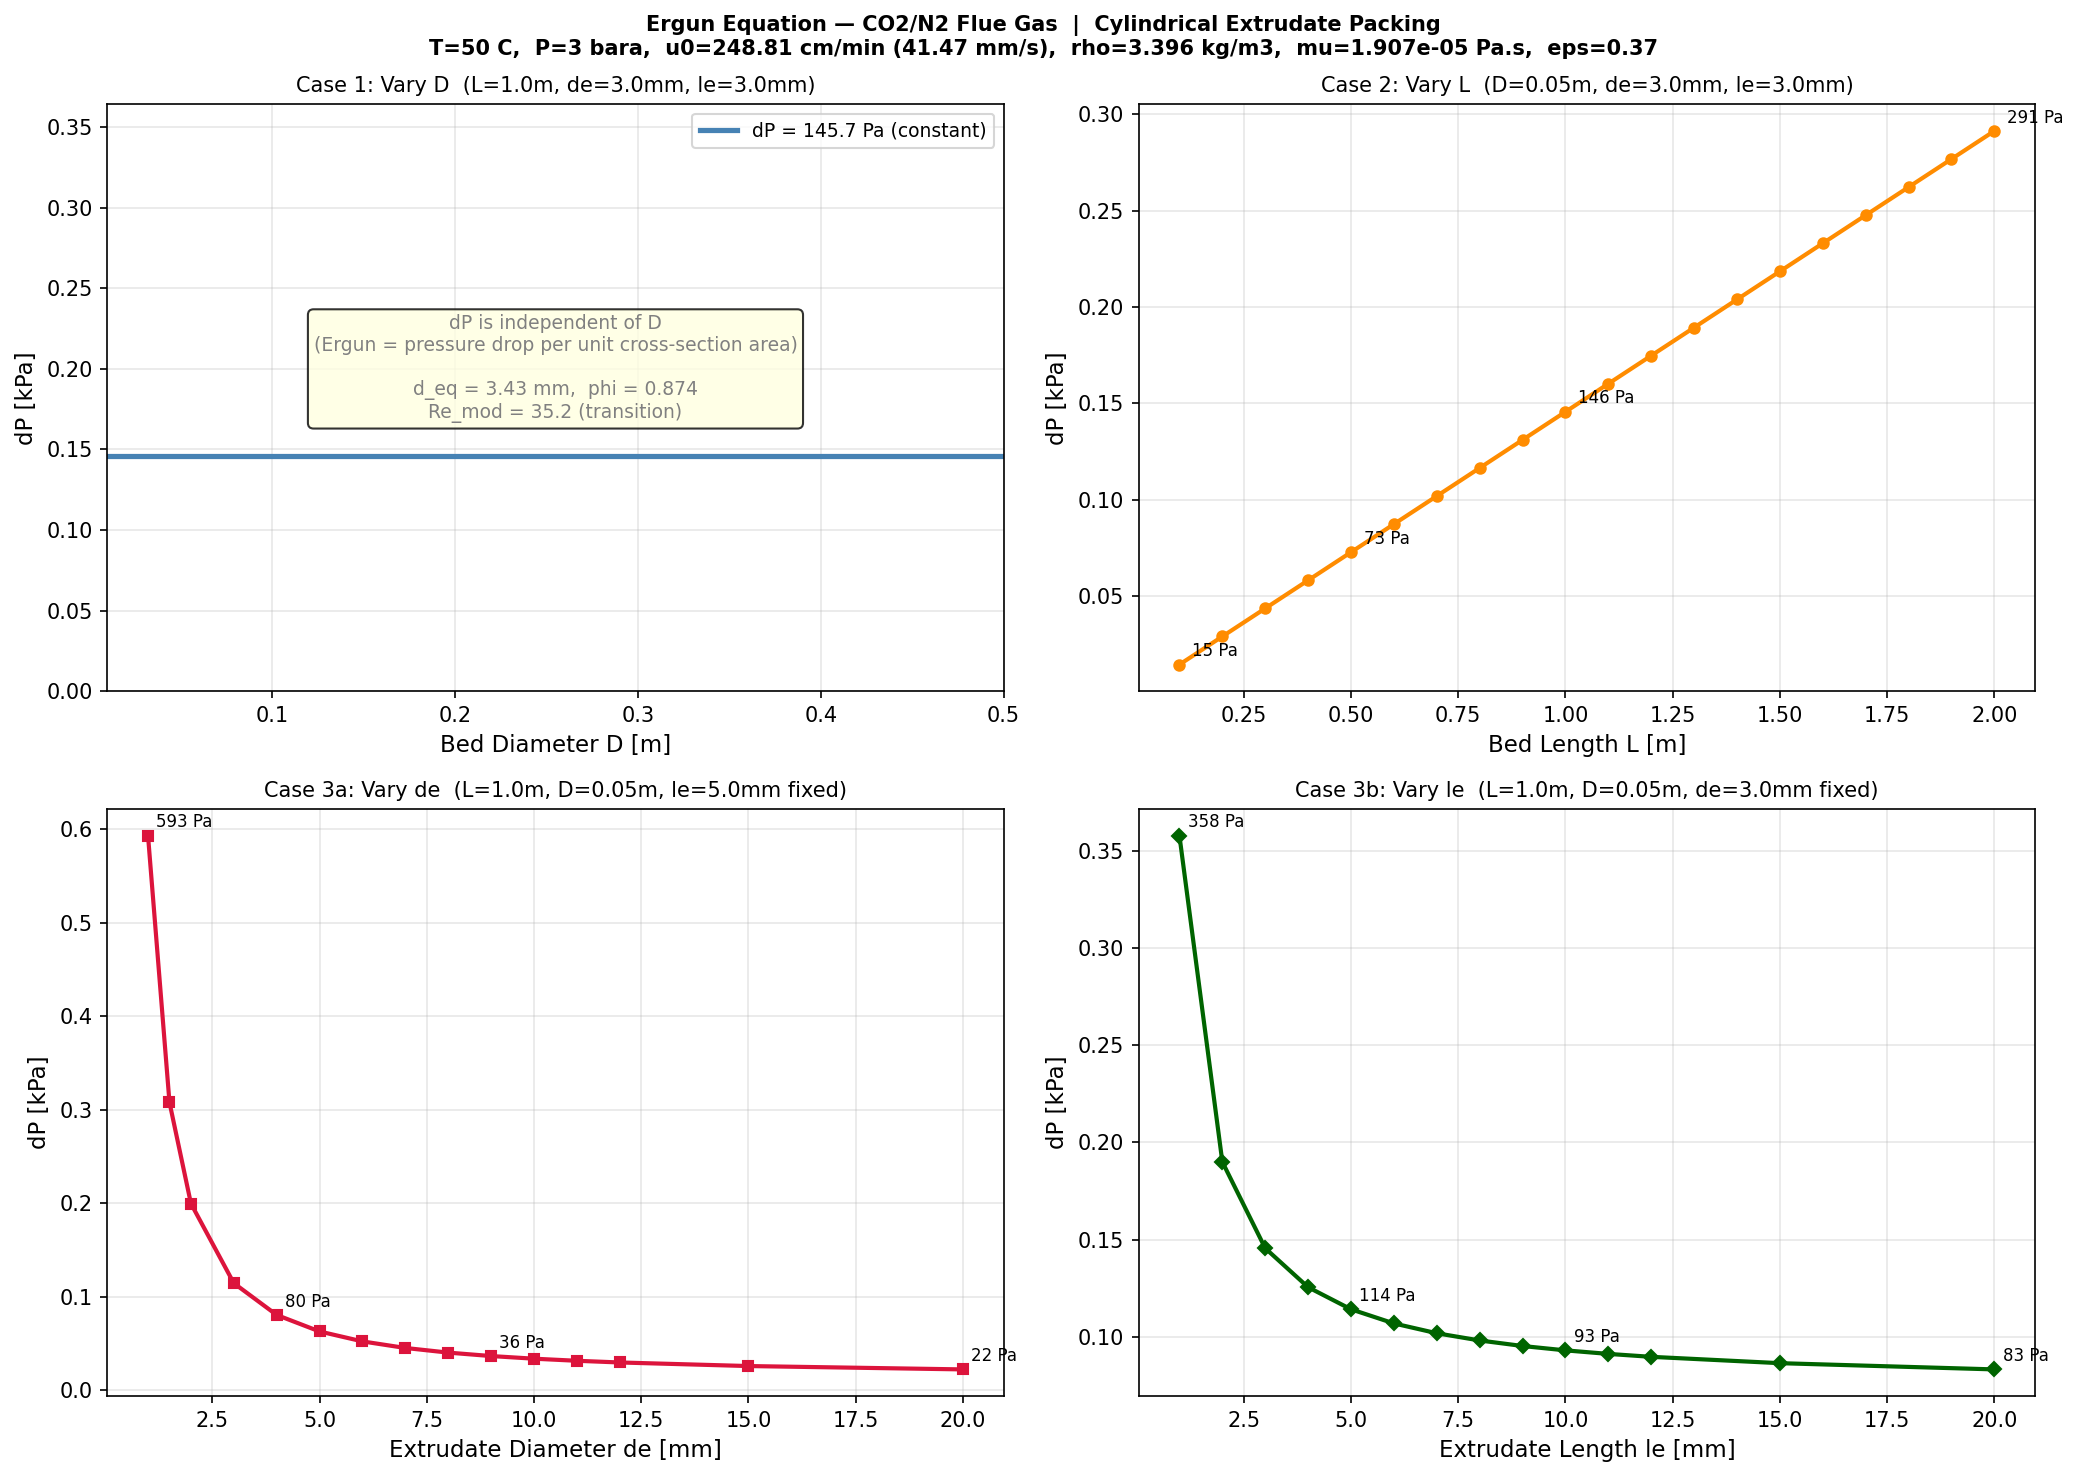

This chart was generated by the following Python code:
"""
Ergun Equation Parametric Study — Packed Bed (CO2/N2 Flue Gas)
================================================================
Geometry: Cylindrical extrudate (not sphere)
  - Equivalent diameter: d_eq = (3/2 * de^2 * le)^(1/3)
  - Sphericity: phi = pi*d_eq^2 / A_surface_cylinder

Ergun Equation:
  dP/L = 150*mu*u0*(1-eps)^2 / (phi^2 * d_eq^2 * eps^3)
       + 1.75*rho*u0^2*(1-eps) / (phi * d_eq * eps^3)

Units: SI throughout (Pa, m, kg/m3, Pa.s, m/s)
"""

import numpy as np
import matplotlib.pyplot as plt
import sys
from pathlib import Path

SCRIPT_DIR = Path(__file__).parent  # save output next to this script

# ============================================================
# GLOBAL PARAMETERS — edit here
# ============================================================

# --- Fluid: CO2/N2 flue gas ---
COMPOSITION_CO2 = 0.15          # mol fraction CO2
COMPOSITION_N2  = 0.85          # mol fraction N2

T_C  = 50.0                     # Temperature [C]
T_K  = T_C + 273.15             # Temperature [K]
P_Pa = 3.0 * 1e5                # Pressure [Pa]  (3 bara)

# Viscosity @ 50C (pressure negligible for gas viscosity)
MU_CO2 = 1.61e-5                # Pa.s
MU_N2  = 1.96e-5                # Pa.s
MU = COMPOSITION_CO2 * MU_CO2 + COMPOSITION_N2 * MU_N2

# Density — ideal gas
M_CO2 = 0.04401                 # kg/mol
M_N2  = 0.02801                 # kg/mol
M_MIX = COMPOSITION_CO2 * M_CO2 + COMPOSITION_N2 * M_N2
R     = 8.314
RHO   = (P_Pa * M_MIX) / (R * T_K)

# --- Packing ---
EPS = 0.37                      # void fraction (typical random extrudate packing)

# --- Operating condition ---
U0_CM_MIN = 248.81              # superficial velocity [cm/min]
U0 = U0_CM_MIN / 100.0 / 60.0  # [m/s]

# ============================================================
# PARAMETRIC RANGES — edit here
# ============================================================

# Case 1: Vary Bed Diameter D  (fix L, de, le)
D_RANGE     = np.array([0.01, 0.016, 0.02, 0.03, 0.04, 0.05,
                         0.06, 0.07, 0.08, 0.09, 0.10, 0.20,
                         0.30, 0.40, 0.50])
FIXED_L_C1  = 1.0
FIXED_DE_C1 = 3e-3
FIXED_LE_C1 = 3e-3

# Case 2: Vary Bed Length L  (fix D, de, le)
L_RANGE     = np.round(np.arange(0.1, 2.1, 0.1), 2)
FIXED_D_C2  = 0.05
FIXED_DE_C2 = 3e-3
FIXED_LE_C2 = 3e-3

# Case 3a: Vary extrudate diameter de  (fix L, D, le)
DE_RANGE     = np.array([0.001, 0.0015, 0.002, 0.003, 0.004,
                          0.005, 0.006, 0.007, 0.008, 0.009,
                          0.010, 0.011, 0.012, 0.015, 0.020])
FIXED_L_C3A  = 1.0
FIXED_D_C3A  = 0.05
FIXED_LE_C3A = 5e-3

# Case 3b: Vary extrudate length le  (fix L, D, de)
LE_RANGE     = np.array([0.001, 0.002, 0.003, 0.004, 0.005,
                          0.006, 0.007, 0.008, 0.009, 0.010,
                          0.011, 0.012, 0.015, 0.020])
FIXED_L_C3B  = 1.0
FIXED_D_C3B  = 0.05
FIXED_DE_C3B = 3e-3

# ============================================================
# EXTRUDATE GEOMETRY
# ============================================================

def extrudate_deq(de, le):
    """Volume-equivalent sphere diameter [m]."""
    return (1.5 * de**2 * le) ** (1.0/3.0)

def extrudate_phi(de, le):
    """Sphericity of cylindrical extrudate."""
    d_eq  = extrudate_deq(de, le)
    A_sph = np.pi * d_eq**2
    A_cyl = 0.5 * np.pi * de**2 + np.pi * de * le
    return A_sph / A_cyl

# ============================================================
# CORE ERGUN
# ============================================================

def ergun_dP(L, d_eq, phi, u0=U0, mu=MU, rho=RHO, eps=EPS):
    """Total pressure drop [Pa]."""
    dP_dL = (
        150 * mu * u0 * (1 - eps)**2 / (phi**2 * d_eq**2 * eps**3)
        + 1.75 * rho * u0**2 * (1 - eps) / (phi * d_eq * eps**3)
    )
    return dP_dL * L

def reynolds_mod(d_eq, phi, u0=U0, mu=MU, rho=RHO, eps=EPS):
    return rho * u0 * phi * d_eq / (mu * (1 - eps))

def flow_regime(Re):
    if Re < 10:   return "viscous"
    if Re > 1000: return "turbulent"
    return "transition"

def ergun_extrudate(L, de, le, **kw):
    """ΔP from extrudate dimensions directly."""
    return ergun_dP(L, extrudate_deq(de, le), extrudate_phi(de, le), **kw)

# ============================================================
# COMPUTE ALL CASES
# ============================================================

dP_C1  = ergun_extrudate(FIXED_L_C1, FIXED_DE_C1, FIXED_LE_C1)
dP_C2  = np.array([ergun_extrudate(L, FIXED_DE_C2, FIXED_LE_C2) for L in L_RANGE])
dP_C3A = np.array([ergun_extrudate(FIXED_L_C3A, de, FIXED_LE_C3A) for de in DE_RANGE])
dP_C3B = np.array([ergun_extrudate(FIXED_L_C3B, FIXED_DE_C3B, le) for le in LE_RANGE])

# ============================================================
# PLOTTING
# ============================================================

fig, axes = plt.subplots(2, 2, figsize=(14, 10))
fig.suptitle(
    f"Ergun Equation — CO2/N2 Flue Gas  |  Cylindrical Extrudate Packing\n"
    f"T={T_C:.0f} C,  P={P_Pa/1e5:.0f} bara,  "
    f"u0={U0_CM_MIN:.2f} cm/min ({U0*1000:.2f} mm/s),  "
    f"rho={RHO:.3f} kg/m3,  mu={MU:.3e} Pa.s,  eps={EPS}",
    fontsize=10, fontweight='bold'
)

# Case 1
ax1 = axes[0, 0]
d_eq_c1 = extrudate_deq(FIXED_DE_C1, FIXED_LE_C1)
phi_c1  = extrudate_phi(FIXED_DE_C1, FIXED_LE_C1)
Re_c1   = reynolds_mod(d_eq_c1, phi_c1)
ax1.axhline(dP_C1 / 1000, color='steelblue', lw=2.5,
            label=f"dP = {dP_C1:.1f} Pa (constant)")
ax1.set_xlim([D_RANGE.min(), D_RANGE.max()])
ax1.set_ylim([0, dP_C1 / 1000 * 2.5])
ax1.set_xlabel("Bed Diameter D [m]", fontsize=11)
ax1.set_ylabel("dP [kPa]", fontsize=11)
ax1.set_title(
    f"Case 1: Vary D  (L={FIXED_L_C1}m, de={FIXED_DE_C1*1000:.1f}mm, le={FIXED_LE_C1*1000:.1f}mm)",
    fontsize=10)
ax1.text(0.5, 0.55,
    f"dP is independent of D\n(Ergun = pressure drop per unit cross-section area)\n\n"
    f"d_eq = {d_eq_c1*1000:.2f} mm,  phi = {phi_c1:.3f}\nRe_mod = {Re_c1:.1f} ({flow_regime(Re_c1)})",
    transform=ax1.transAxes, ha='center', va='center', fontsize=9, color='gray',
    bbox=dict(boxstyle='round', facecolor='lightyellow', alpha=0.8))
ax1.legend(fontsize=9)
ax1.grid(True, alpha=0.3)

# Case 2
ax2 = axes[0, 1]
ax2.plot(L_RANGE, dP_C2 / 1000, 'o-', color='darkorange', lw=2, ms=5)
for idx in [0, 4, 9, -1]:
    ax2.annotate(f"{dP_C2[idx]:.0f} Pa",
                 (L_RANGE[idx], dP_C2[idx]/1000),
                 textcoords="offset points", xytext=(6, 4), fontsize=8)
ax2.set_xlabel("Bed Length L [m]", fontsize=11)
ax2.set_ylabel("dP [kPa]", fontsize=11)
ax2.set_title(
    f"Case 2: Vary L  (D={FIXED_D_C2}m, de={FIXED_DE_C2*1000:.1f}mm, le={FIXED_LE_C2*1000:.1f}mm)",
    fontsize=10)
ax2.grid(True, alpha=0.3)

# Case 3a
ax3 = axes[1, 0]
ax3.plot(DE_RANGE * 1000, dP_C3A / 1000, 's-', color='crimson', lw=2, ms=5)
for idx in [0, 4, 9, -1]:
    ax3.annotate(f"{dP_C3A[idx]:.0f} Pa",
                 (DE_RANGE[idx]*1000, dP_C3A[idx]/1000),
                 textcoords="offset points", xytext=(4, 4), fontsize=8)
ax3.set_xlabel("Extrudate Diameter de [mm]", fontsize=11)
ax3.set_ylabel("dP [kPa]", fontsize=11)
ax3.set_title(
    f"Case 3a: Vary de  (L={FIXED_L_C3A}m, D={FIXED_D_C3A}m, le={FIXED_LE_C3A*1000:.1f}mm fixed)",
    fontsize=10)
ax3.grid(True, alpha=0.3)

# Case 3b
ax4 = axes[1, 1]
ax4.plot(LE_RANGE * 1000, dP_C3B / 1000, 'D-', color='darkgreen', lw=2, ms=5)
for idx in [0, 4, 9, -1]:
    ax4.annotate(f"{dP_C3B[idx]:.0f} Pa",
                 (LE_RANGE[idx]*1000, dP_C3B[idx]/1000),
                 textcoords="offset points", xytext=(4, 4), fontsize=8)
ax4.set_xlabel("Extrudate Length le [mm]", fontsize=11)
ax4.set_ylabel("dP [kPa]", fontsize=11)
ax4.set_title(
    f"Case 3b: Vary le  (L={FIXED_L_C3B}m, D={FIXED_D_C3B}m, de={FIXED_DE_C3B*1000:.1f}mm fixed)",
    fontsize=10)
ax4.grid(True, alpha=0.3)

plt.tight_layout()
plt.savefig(SCRIPT_DIR / "ergun_study.png", dpi=150, bbox_inches='tight')

# ============================================================
# TERMINAL SUMMARY
# ============================================================

print("=" * 65)
print("  FLUID PROPERTIES")
print("=" * 65)
print(f"  T         = {T_C} C  ({T_K:.2f} K)")
print(f"  P         = {P_Pa/1e5:.1f} bara")
print(f"  u0        = {U0_CM_MIN} cm/min  =  {U0:.5f} m/s")
print(f"  rho       = {RHO:.4f} kg/m3")
print(f"  mu        = {MU:.4e} Pa.s")
print(f"  M_mix     = {M_MIX*1000:.2f} g/mol")
print("=" * 65)

print("\n  Case 2: dP vs L")
print(f"  {'L [m]':>7}  {'dP [Pa]':>10}  {'dP [kPa]':>10}")
for L, dP in zip(L_RANGE, dP_C2):
    print(f"  {L:>7.1f}  {dP:>10.1f}  {dP/1000:>10.3f}")

print("\n  Case 3a: dP vs de  (le fixed)")
print(f"  {'de[mm]':>7}  {'d_eq[mm]':>9}  {'phi':>6}  {'dP [Pa]':>10}")
for de, dP in zip(DE_RANGE, dP_C3A):
    deq = extrudate_deq(de, FIXED_LE_C3A)
    phi = extrudate_phi(de, FIXED_LE_C3A)
    print(f"  {de*1000:>7.2f}  {deq*1000:>9.3f}  {phi:>6.3f}  {dP:>10.1f}")

print("\n  Case 3b: dP vs le  (de fixed)")
print(f"  {'le[mm]':>7}  {'d_eq[mm]':>9}  {'phi':>6}  {'dP [Pa]':>10}")
for le, dP in zip(LE_RANGE, dP_C3B):
    deq = extrudate_deq(FIXED_DE_C3B, le)
    phi = extrudate_phi(FIXED_DE_C3B, le)
    print(f"  {le*1000:>7.2f}  {deq*1000:>9.3f}  {phi:>6.3f}  {dP:>10.1f}")

print(f"\nPlot saved -> {SCRIPT_DIR / 'ergun_study.png'}")

# ============================================================
# FUNCTION INTERFACE
# Usage: python ergun_study.py L de le [D] [u0_cm_min]
# ============================================================

def query(L, de, le, D=None, u0=U0, mu=MU, rho=RHO, eps=EPS):
    d_eq = extrudate_deq(de, le)
    phi  = extrudate_phi(de, le)
    dP   = ergun_dP(L, d_eq, phi, u0=u0, mu=mu, rho=rho, eps=eps)
    Re   = reynolds_mod(d_eq, phi, u0=u0, mu=mu, rho=rho, eps=eps)
    print("\n" + "=" * 55)
    print("  ERGUN QUERY RESULT")
    print("=" * 55)
    print(f"  L      = {L} m")
    print(f"  de     = {de*1000:.3f} mm")
    print(f"  le     = {le*1000:.3f} mm")
    print(f"  d_eq   = {d_eq*1000:.3f} mm  (volume-equiv. sphere)")
    print(f"  phi    = {phi:.4f}")
    if D: print(f"  D      = {D} m  (no effect on dP)")
    print(f"  u0     = {u0*100*60:.2f} cm/min")
    print(f"  rho    = {rho:.4f} kg/m3")
    print(f"  mu     = {mu:.4e} Pa.s")
    print(f"  eps    = {eps}")
    print("-" * 55)
    print(f"  Re_mod = {Re:.2f}  -> {flow_regime(Re)}")
    print(f"  dP     = {dP:.2f} Pa")
    print(f"         = {dP/1000:.4f} kPa")
    print(f"         = {dP/1e5:.6f} bar")
    print(f"  dP/L   = {dP/L:.2f} Pa/m")
    print("=" * 55 + "\n")
    return dP

if __name__ == "__main__" and len(sys.argv) > 1:
    args = sys.argv[1:]
    if args[0] in ("--help", "-h"):
        print("\nUsage: python ergun_study.py L de le [D] [u0_cm_min]")
        print("  L         = bed length [m]")
        print("  de        = extrudate diameter [m]")
        print("  le        = extrudate length [m]")
        print("  D         = bed diameter [m]  (optional)")
        print("  u0_cm_min = superficial velocity [cm/min]  (optional)")
        print("\nExample:")
        print("  python ergun_study.py 1.0 0.003 0.003")
        print("  python ergun_study.py 2.0 0.002 0.005 0.05 200")
    else:
        L_in  = float(args[0])
        de_in = float(args[1])
        le_in = float(args[2])
        D_in  = float(args[3]) if len(args) > 3 else None
        u0_in = float(args[4]) / 100.0 / 60.0 if len(args) > 4 else U0
        query(L_in, de_in, le_in, D=D_in, u0=u0_in)
